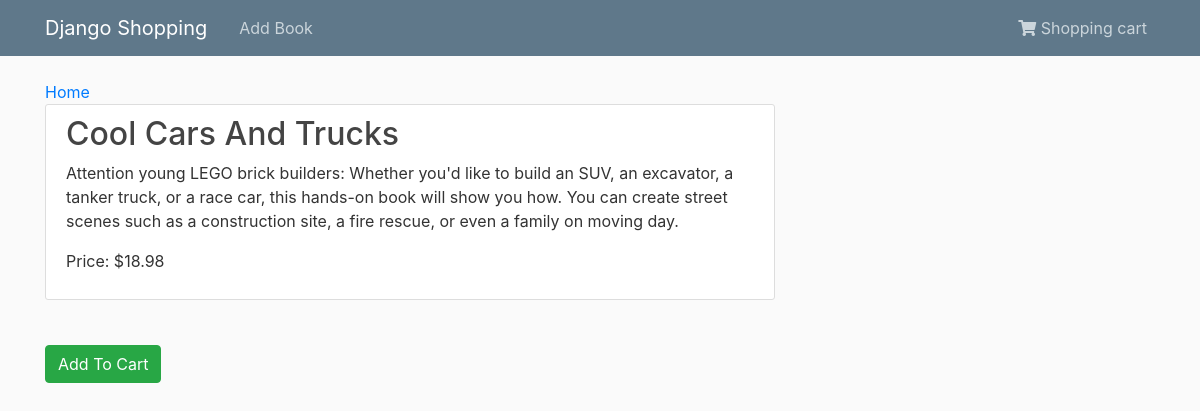
/book/2/, run on the app's committed database.
### shopping/models.py (models this page shows, shortened)
class Product(models.Model):
    name = models.CharField(max_length=50)
    category = models.CharField(max_length=50)
    description = models.TextField()
    price = models.DecimalField(max_digits=100, decimal_places=2)

### shopping/views.py (the view)
# urls.py: path('book/<int:pk>/', ProductDetailView.as_view(), name="product-detail"),
class ProductDetailView(DetailView):
    model = Product

### shopping/templates/shopping/product_detail.html
{% extends "shopping/base.html" %}
{% block content %}
<a href="{% url 'shopping-home' %}">Home</a>
    <article class="media content-section">
            <div class="media-body">
              <h2>{{ object.name }}</h2>
        <p class="article-content">{{object.description}}</p>
        <p class="article-content">Price: ${{object.price}}</p>
        </div>
    </article>
    <a href="#" class="btn btn-success pull-right addcart" role="button">Add To Cart</a>
{% endblock content %}

### shopping/static/shopping/main.css (style rules this page uses)
body { background: #fafafa; color: #333333; margin-top: 5rem; }
h1, h2, h3, h4, h5, h6 { color: #444444; }
.addcart { margin-top: 25px; }
.media-body h2 { text-transform: capitalize; }
.content-section { background: #ffffff; padding: 10px 20px; border: 1px solid #dddddd; border-radius: 3px; margin-bottom: 20px; }
.article-content { white-space: pre-line; }

### data on the page
Product: name "Cool Cars And Trucks", description "Attention young LEGO brick builders: Whether you'd like to build an SUV, an excavator, a tanker truck, or a race car, this hands-on book will show you how. You can create street scenes such as a construction site, a fire rescue, or even a family on moving day.", price "18.98"
